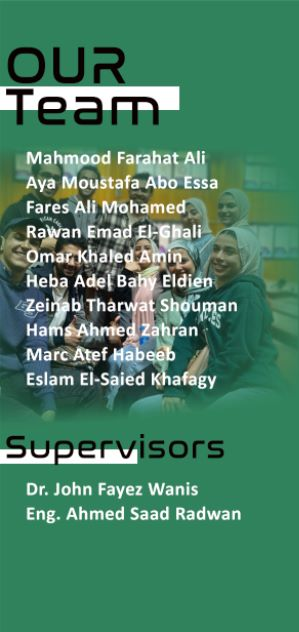
#> input picture team.jpeg, 299 x 632 px, given in place of the camera
$ python MainRobotLane.py
#> lines starting #> are read from the running program, lines starting #| are printed output that depends on the picture; after the words box and inside, x2 and y2 are one past the last pixel; in counts of white or black regions, pixels touching at a corner belong together
### 2nd code/code found on raspberrypi/2a/WebcamModule.py
# -*- coding: utf-8 -*-
"""
Created on Mon Jul 18 14:53:43 2022

@author: SpeciAl One 1-2
"""


import cv2

cap = cv2.VideoCapture(0)

def getImg(display= False,size=[480,240]):
    _, img = cap.read()
    img = cv2.resize(img,(size[0],size[1]))
    if display:
        cv2.imshow('IMG',img)
    return img

# [3 lines that do not run on import are left out]

### 2nd code/code found on raspberrypi/2a/utlis.py
# -*- coding: utf-8 -*-
"""
Created on Mon Jul 18 14:54:53 2022

@author: SpeciAl One 1-2
"""


import cv2
import numpy as np


def thresholding(img):
    """Gives mask for specific color
    Chosen color is hardcoded.
    input: original RGB image
    output: scalar(single channel) mask, (1 for matched pixels, 0 for otherwise.)
    """
    imgHsv = cv2.cvtColor(img, cv2.COLOR_BGR2HSV)
    lowerWhite = np.array([80, 0, 0])
    upperWhite = np.array([255, 160, 255])
    maskWhite = cv2.inRange(imgHsv, lowerWhite, upperWhite)
    return maskWhite


def warpImg(img, points, w, h, inv=False):
    """change to birds eye view
    input: img    = src
           points = the points which will be warped
           w      = final width
           h      = final height
    point is specified as first width then height, like (w,h)=(0,0)
    Order:top-left, top-right, bottom-left, bottom-right
    """
    pts1 = np.float32(points)       # src points
    pts2 = np.float32([[0, 0], [w, 0], [0, h], [w, h]])      # dst points
    if inv:
        matrix = cv2.getPerspectiveTransform(pts2, pts1)
    else:
        matrix = cv2.getPerspectiveTransform(pts1, pts2)
    imgWarp = cv2.warpPerspective(img, matrix, (w, h))
    return imgWarp


def nothing(a):
    """This null function is required for trackbar function"""
    pass


def initializeTrackbars(intialTracbarVals, wT=480, hT=240):
    """
    wT is width Target and hT is Height target
    Point is specified as first width then height, like (w,h)=(0,0)
    Order:top-left, top-right, bottom-left, bottom-right
    """
    cv2.namedWindow("Trackbars")
    cv2.resizeWindow("Trackbars", 360, 240)
    cv2.createTrackbar("Width Top", "Trackbars", intialTracbarVals[0], wT // 2, nothing)
    cv2.createTrackbar("Height Top", "Trackbars", intialTracbarVals[1], hT, nothing)
    cv2.createTrackbar("Width Bottom", "Trackbars", intialTracbarVals[2], wT // 2, nothing)
    cv2.createTrackbar("Height Bottom", "Trackbars", intialTracbarVals[3], hT, nothing)


def valTrackbars(wT=480, hT=240):
    """
    point is specified as first width then height, like (w,h)=(0,0)
    Order:top-left, top-right, bottom-left, bottom-right
    """
    widthTop = cv2.getTrackbarPos("Width Top", "Trackbars")
    heightTop = cv2.getTrackbarPos("Height Top", "Trackbars")
    widthBottom = cv2.getTrackbarPos("Width Bottom", "Trackbars")
    heightBottom = cv2.getTrackbarPos("Height Bottom", "Trackbars")
    points = np.float32([(widthTop, heightTop), (wT - widthTop, heightTop),
                         (widthBottom, heightBottom), (wT - widthBottom, heightBottom)])
    return points


def drawPoints(img, points):
    """Used to draw four points to indicate Region of Interest"""
    for x in range(4):
        cv2.circle(img, (int(points[x][0]), int(points[x][1])), 15, (0, 0, 255), cv2.FILLED)
    return img


def getHistogram(img, minPer=0.1, display=False, region=1):
    if region == 1:
        histValues = np.sum(img, axis=0)
    else:
        histValues = np.sum(img[img.shape[0] // region:, :], axis=0)

    # print(histValues)
    maxValue = np.max(histValues)
    minValue = minPer * maxValue

    indexArray = np.where(histValues >= minValue)
    basePoint = int(np.average(indexArray))
    # print(basePoint)

    if display:
        imgHist = np.zeros((img.shape[0], img.shape[1], 3), np.uint8)
        for x, intensity in enumerate(histValues):
            cv2.line(imgHist, (x, img.shape[0]), (x, img.shape[0] - intensity // 255 // region), (255, 0, 255), 1)
            cv2.circle(imgHist, (basePoint, img.shape[0]), 20, (0, 255, 255), cv2.FILLED)
        return basePoint, imgHist

    return basePoint


# [31 lines left out: function stackImages, not called in this run]

### 2nd code/code found on raspberrypi/2a/LaneDetectionModule.py
# -*- coding: utf-8 -*-
"""
Created on Mon Jul 18 14:49:00 2022

@author: SpeciAl One 1-2
"""

import cv2
import numpy as np
import utlis

curveList = []
avgVal = 10


def getLaneCurve(img, display=2):
    """
    display options:
        0: Nothing will be displayed in the window
        1: Show only resulted image (marked by detected lane)
        2: Shows full pipeline with six frames stacked from different phases
    Total 5 steps
    """
    imgCopy = img.copy()
    imgResult = img.copy()

    # ============ STEP 1
    """ Produce mask; min and max hsv value range is hardcoded in utlis module."""
    imgThres = utlis.thresholding(img)

    # ============ STEP 2
    """Region of interest will be warped and resized
     to the size of original image"""
    hT, wT, c = img.shape     # the order is Height, width and channel/depth
    points = utlis.valTrackbars()      # trackbar initialized with values in main function

    # order of W and H can be arbitrary but must be consistent across all functions
    # wT is width Target and hT is height Target
    imgWarp = utlis.warpImg(imgThres, points, wT, hT)
    imgWarpPoints = utlis.drawPoints(imgCopy, points)

    # ============ STEP 3
    middlePoint, imgHist = utlis.getHistogram(imgWarp, display=True, minPer=0.5, region=4)
    curveAveragePoint, imgHist = utlis.getHistogram(imgWarp, display=True, minPer=0.9)
    curveRaw = curveAveragePoint - middlePoint

    # ============ STEP 4
    curveList.append(curveRaw)
    if len(curveList) > avgVal:
        curveList.pop(0)
    curve = int(sum(curveList) / len(curveList))

    # ============ STEP 5
    if display == 0:
        # Do nothing
        pass
    else:
        # if display = 0, then display related nothing will execute
        # in any other case, it will execute

        # Inverse warped image to get original unwarped portion
        imgInvWarp = utlis.warpImg(imgWarp, points, wT, hT, inv=True)
        imgInvWarp = cv2.cvtColor(imgInvWarp, cv2.COLOR_GRAY2BGR)   # convert to 3 channel to match in stacking
        imgInvWarp[0:hT // 3, 0:wT] = 0, 0, 0
        imgLaneColor = np.zeros_like(img)
        imgLaneColor[:] = 0, 255, 0
        imgLaneColor = cv2.bitwise_and(imgInvWarp, imgLaneColor)
        imgResult = cv2.addWeighted(imgResult, 1, imgLaneColor, 1, 0)
        midY = 450
        cv2.putText(imgResult, str(curve), (wT // 2 - 80, 85), cv2.FONT_HERSHEY_COMPLEX, 2, (255, 0, 255), 3)
        cv2.line(imgResult, (wT // 2, midY), (wT // 2 + (curve * 3), midY), (255, 0, 255), 5)
        cv2.line(imgResult, ((wT // 2 + (curve * 3)), midY - 25), (wT // 2 + (curve * 3), midY + 25), (0, 255, 0), 5)
        for x in range(-30, 30):
            w = wT // 20
            cv2.line(imgResult, (w * x + int(curve // 50), midY - 10),
                     (w * x + int(curve // 50), midY + 10), (0, 0, 255), 2)
        # fps = cv2.getTickFrequency() / (cv2.getTickCount() - timer);
        # cv2.putText(imgResult, 'FPS ' + str(int(fps)), (20, 40), cv2.FONT_HERSHEY_SIMPLEX, 1, (230, 50, 50), 3);
        if display == 1:
            cv2.imshow('Result', imgResult)
        elif display == 2:
            imgStacked = utlis.stackImages(0.7, ([img, imgWarpPoints, imgWarp],
                                                 [imgHist, imgLaneColor, imgResult]))
            cv2.imshow('ImageStack', imgStacked)

    # ========= NORMALIZATION
    curve = curve / 100
    if curve > 1:
        curve = 1
    if curve < -1:
        curve = -1

    return curve


# [25 lines that do not run on import are left out]

### 2nd code/code found on raspberrypi/2a/gpiozero_robot.py

from gpiozero import Robot
import time

# ========== Minimum speed and duration values start
# todo: Need to find out by testing. Use minimum usable value
min_turn_speed = 0.4
turn_duration = 0.0

min_forward_speed = 0.5
forward_duration = 0.1
# ========== Minimum speed and duration values end

# ========== Motor pin definition
robot = Robot(left=(4,14), right=(17, 18))


def move(curve):
    """
    Runs the motors to go forward or turn left/right
    @ min speed and for min duration.
    Then stops the car.

    input: curve value
    output: prints direction of movement
    """
    if curve > 0.0:
        robot.right(min_turn_speed)
        print("           right\n")
        time.sleep(turn_duration)

    elif curve < 0.0:
        robot.left(min_turn_speed)
        time.sleep(turn_duration)
        print("left\n")

    elif curve == 0:
        robot.forward(min_forward_speed)
        print("          forward          \n")
        time.sleep(forward_duration)

    robot.stop()


def stopping():
    """stops the car"""
    robot.stop()

### 2nd code/code found on raspberrypi/2a/MainRobotLane.py
# -*- coding: utf-8 -*-
"""
Created on Mon Jul 18 14:51:54 2022

@author: SpeciAl One 1-2
"""

import cv2

from LaneDetectionModule import getLaneCurve
import WebcamModule
import utlis
import MotorModule
import gpiozero_robot

# ========== Imports End


# ========== Main Function Start
def main():
    img = WebcamModule.getImg()
#> in getImg, img is the input picture: shape (632, 299, 3); mean B, G, R 100.9, 127.9, 73.3
#> in getImg, `img = cv2.resize(img,(size[0],size[1]))`:
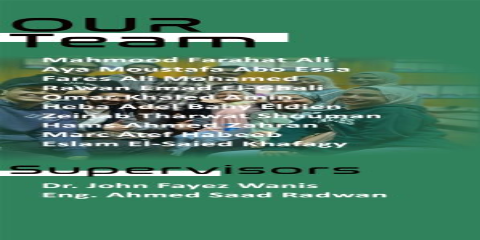
#> img: shape (240, 480, 3); mean B, G, R 100.8, 127.7, 73.1
    curveVal = getLaneCurve(img, 0)
#> in thresholding, `imgHsv = cv2.cvtColor(img, cv2.COLOR_BGR2HSV)`: imgHsv: shape (240, 480, 3); mean H, S, V 72.5, 125, 128.9
#> in thresholding, `maskWhite = cv2.inRange(imgHsv, lowerWhite, upperWhite)`:
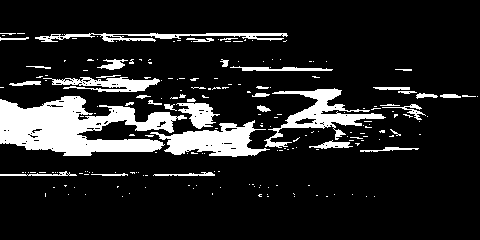
#> maskWhite: shape (240, 480); 13.8% white; 204 white regions (167 under 20 px), largest, box (x1, y1, x2, y2) and area: (0, 96, 187, 156) 6214, (150, 120, 270, 157) 2161, (264, 88, 386, 148) 2015
#> in warpImg, `imgWarp = cv2.warpPerspective(img, matrix, (w, h))`:
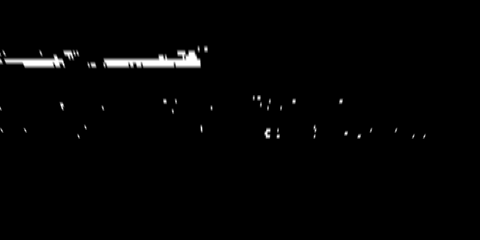
#> imgWarp: shape (240, 480); min 0, max 255, mean 3.5
#> in getHistogram, `histValues = np.sum(img[img.shape[0] // region:, :], axis=0)`: histValues = 480 values, max 2615 at index 165, min 0 at index 66, mean 629.8
#> in getHistogram, `maxValue = np.max(histValues)`: maxValue = 2615
#> in getHistogram, `minValue = minPer * maxValue`: minValue = 1307.5
#> in getHistogram, `basePoint = int(np.average(indexArray))`: basePoint = 126
#> the loop in getHistogram, `for x, intensity in enumerate(histValues):` made 480 passes
#> intensity on passes 1 to 3: 1435, 1244, 548
#> after the loop in getHistogram, `for x, intensity in enumerate(histValues):`:
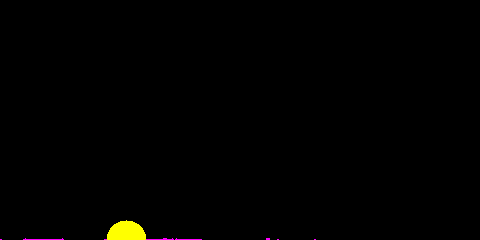
#> imgHist: shape (240, 480, 3); mean of channels 0, 1, 2 0.3, 1.3, 1.6; drawn as B, G, R
#> the loop in getHistogram (call 2), `for x, intensity in enumerate(histValues):` made 480 passes
#> intensity on passes 1 to 3: 1994, 1347, 707
#> in getLaneCurve, `curveAveragePoint, imgHist = utlis.getHistogram(imgWarp, display=True,..`: curveAveragePoint = 190
#> in getLaneCurve, `curveRaw = curveAveragePoint - middlePoint`: curveRaw = 64
#> in getLaneCurve, `curve = curve / 100`: curve = 0.64
#> curveVal = 0.64

    # sen = 1.3  # SENSITIVITY  # disabled for simplicity

    # lithium battery can deliver high current, so use value lower than 1,
    # adapter delivers very low current(180mA), so use 1(full available speed)
    maxVal = 0.7  # MAX SPEED
    if curveVal > maxVal:
        curveVal = maxVal
    if curveVal < -maxVal:
        curveVal = -maxVal
    print("curve value = " + str(curveVal))
#| curve value = 0.64
    if curveVal > 0:      # Deadzone, if in this -0.08 to 0.05 then no turning
        # sen = 1.7
        if curveVal < 0.05:
            curveVal = 0
    else:
        if curveVal > -0.08:
            curveVal = 0

    gpiozero_robot.move(curveVal)

# ========== Main Function End


# ========== If this module is run
if __name__ == '__main__':
    intialTrackBarVals = [102, 160, 20, 240]
    utlis.initializeTrackbars(intialTrackBarVals)
    while True:
        main()
        """
        To preview, waitKey is necessary.
        bitwise AND will be evaluated first.
        ord() returns unicode number for character.
        """
        if cv2.waitKey(1) & 0xff == ord('q'):
#> (key q is pressed here)
            gpiozero_robot.stopping()
            cv2.destroyAllWindows()
            break
